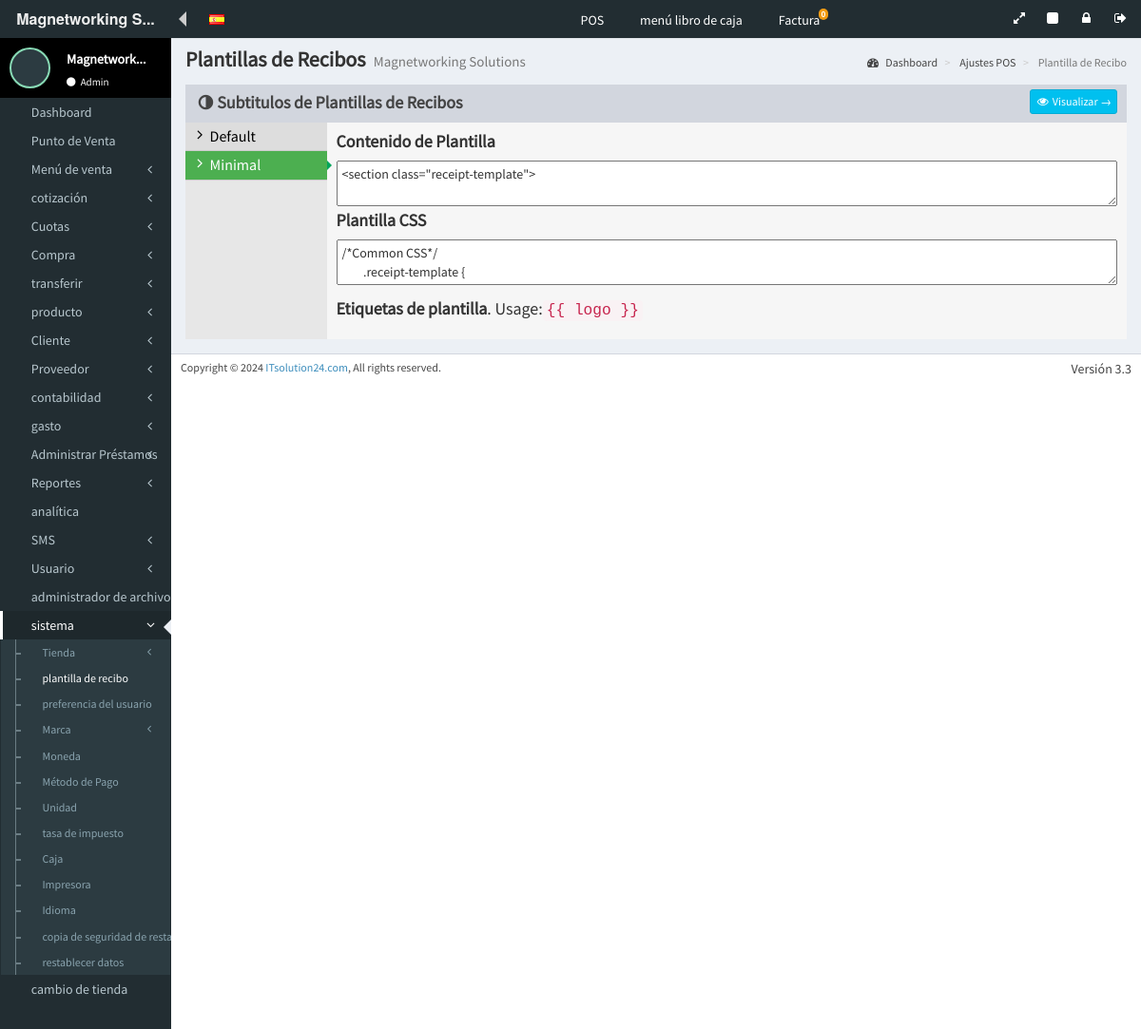
/admin/receipt_template.php?template_id=2 (signed in), run on the app's committed database.
### tables this page shows
CREATE TABLE `stores` (
  `store_id` int(10) NOT NULL,
  `name` varchar(100) NOT NULL,
  `code_name` varchar(55) DEFAULT NULL,
  `mobile` varchar(14) NOT NULL,
  `email` varchar(100) DEFAULT NULL,
  `country` varchar(50) NOT NULL,
  `zip_code` varchar(50) NOT NULL,
  `currency` varchar(100) NOT NULL DEFAULT 'USD',
  `vat_reg_no` varchar(250) DEFAULT NULL,
  `cashier_id` int(10) UNSIGNED NOT NULL,
  `address` longtext DEFAULT NULL,
  `receipt_printer` varchar(100) DEFAULT NULL,
  `cash_drawer_codes` varchar(100) DEFAULT NULL,
  `char_per_line` tinyint(4) NOT NULL DEFAULT 42,
  `remote_printing` tinyint(1) NOT NULL DEFAULT 1,
  `printer` int(11) DEFAULT NULL,
  `order_printers` varchar(100) DEFAULT NULL,
  `auto_print` tinyint(1) NOT NULL DEFAULT 0,
  `local_printers` tinyint(1) DEFAULT NULL,
  `logo` text DEFAULT NULL,
  `favicon` varchar(250) DEFAULT NULL,
  `preference` longtext DEFAULT NULL,
  `sound_effect` tinyint(1) UNSIGNED NOT NULL DEFAULT 1,
  `sort_order` int(10) UNSIGNED NOT NULL DEFAULT 0,
  `feedback_status` varchar(100) NOT NULL DEFAULT 'ready',
  `feedback_at` datetime DEFAULT NULL,
  `deposit_account_id` int(11) DEFAULT NULL,
  `thumbnail` varchar(255) DEFAULT NULL,
  `status` tinyint(1) UNSIGNED NOT NULL DEFAULT 1,
  `created_at` datetime DEFAULT NULL
);

CREATE TABLE `users` (
  `id` int(10) UNSIGNED NOT NULL,
  `group_id` int(11) NOT NULL,
  `username` varchar(100) NOT NULL,
  `email` varchar(100) NOT NULL,
  `mobile` varchar(20) NOT NULL,
  `dob` date DEFAULT NULL,
  `sex` varchar(10) NOT NULL DEFAULT 'M',
  `password` varchar(100) NOT NULL,
  `raw_password` varchar(100) DEFAULT NULL,
  `pass_reset_code` varchar(32) DEFAULT NULL,
  `reset_code_time` datetime DEFAULT NULL,
  `login_try` tinyint(1) UNSIGNED NOT NULL DEFAULT 0,
  `last_login` datetime DEFAULT NULL,
  `ip` varchar(40) DEFAULT NULL,
  `address` text DEFAULT NULL,
  `preference` longtext DEFAULT NULL,
  `user_image` varchar(250) DEFAULT NULL,
  `created_at` datetime DEFAULT NULL,
  `updated_at` timestamp NULL DEFAULT NULL
);

CREATE TABLE `user_group` (
  `group_id` int(11) NOT NULL,
  `name` varchar(64) NOT NULL,
  `slug` varchar(100) NOT NULL,
  `sort_order` int(10) NOT NULL DEFAULT 0,
  `status` tinyint(1) NOT NULL DEFAULT 1,
  `permission` text NOT NULL
);

CREATE TABLE `pos_templates` (
  `template_id` int(10) NOT NULL,
  `template_name` varchar(100) DEFAULT NULL,
  `template_content` longtext NOT NULL,
  `template_css` longtext DEFAULT NULL,
  `created_at` datetime DEFAULT NULL,
  `updated_at` timestamp NULL DEFAULT NULL,
  `created_by` int(10) UNSIGNED NOT NULL
);

CREATE TABLE `settings` (
  `id` int(10) NOT NULL,
  `version` varchar(10) NOT NULL,
  `is_update_available` tinyint(1) NOT NULL DEFAULT 0,
  `update_version` varchar(100) DEFAULT NULL,
  `update_link` text DEFAULT NULL,
  `created_at` datetime DEFAULT NULL,
  `updated_at` timestamp NULL DEFAULT NULL
);

### _inc/template/partials/top.php (the view, shortened to what the rows shown need)
<header class="main-header">
  <a href="dashboard.php" class="logo">
    <span class="logo-lg">
      <b title="<?php echo store('name');?>">
        <?php echo limit_char(store('name'), 20); ?>
      </b>
    </span>
  </a>
        <?php if (get_preference('expiry_yes') && (user_group_id() == 1 || has_permission('access', 'read_expired_product'))) : ?>
          <li class="user user-menu<?php echo current_nav() == 'expired' ? ' active' : null; ?>">
            <a href="expired.php" title="<?php echo trans('text_expired'); ?>">
              <svg class="svg-icon"><use href="#icon-expired-<?php echo $user->getPreference('base_color', 'black'); ?>"></svg>
              <?php if (total_expired() > 0) : ?>
                <span class="label label-warning">
                  <?php echo total_expired(); ?>
                </span>
              <?php endif; ?>
            </a>
          </li>
        <?php endif; ?>
</header>

### admin/left_sidebar.php (shortened to what the rows shown need)
<aside class="main-sidebar">
  <section class="sidebar">
    <div class="user-panel">
        <?php if (get_the_user(user_id(), 'user_image') && ((FILEMANAGERPATH && is_file(FILEMANAGERPATH.get_the_user(user_id(), 'user_image')) && file_exists(FILEMANAGERPATH.get_the_user(user_id(), 'user_image'))) || (is_file(DIR_STORAGE . 'users' . get_the_user(user_id(), 'user_image')) && file_exists(DIR_STORAGE . 'users' . get_the_user(user_id(), 'user_image'))))) : ?>
          <div class="user-thumbnail">
            <a href="user_profile.php?id=<?php echo user_id();?>">
              <img  src="<?php echo FILEMANAGERURL ? FILEMANAGERURL : root_url().'/storage/users'; ?>/<?php echo get_the_user(user_id(), 'user_image'); ?>" style="max-width:100%;max-height:100%;">
            </a>
          </div>
        <?php else : ?>
          <svg class="svg-icon"><use href="#icon-avatar"></svg>
        <?php endif; ?>
      <div class="pull-left info">
        <p class="username" title="<?php echo $user->getUserName(); ?>">
          <?php echo ucfirst(limit_char($user->getUserName(), 15)); ?>
        </p>
        <a href="user_profile.php?id=<?php echo user_id();?>">
          <i class="fa fa-circle user-status-dot"></i>
          <?php echo limit_char($user->getRole(), 14); ?>
        </a>
      </div>
    </div>
      <?php if (user_group_id() == 1 || has_permission('access', 'read_product')) : ?>
            <?php if (get_preference('expiry_yes') && (user_group_id() == 1 || has_permission('access', 'read_expired_product'))): ?>
              <li class="<?php echo current_nav() == 'expired' ? ' active' : null; ?>">
                <a href="expired.php">
                  <svg class="svg-icon"><use href="#icon-expired"></svg>
                  <?php echo trans('menu_expired'); ?>
                  <?php if (total_expired() > 0) : ?>
                    <span class="label label-warning bg-yellow">
                      <?php echo total_expired(); ?>
                    </span>
                  <?php endif; ?>
                </a>
              </li>
            <?php endif; ?>
      <?php endif; ?>
      <?php if (user_group_id() == 1 || has_permission('access', 'read_store') || has_permission('access', 'receipt_template') || has_permission('access', 'read_user_preference') || has_permission('access', 'read_unit') || has_permission('access', 'read_taxrate') || has_permission('access', 'read_pmethod') || has_permission('access', 'read_currency') || has_permission('access', 'read_brand') || has_permission('access', 'read_box') || has_permission('access', 'read_printer') || has_permission('access', 'sms_setting') || has_permission('access', 'backup') || has_permission('access', 'language_translation')) : ?>
            <?php if (user_group_id() == 1 || has_permission('access', 'receipt_template')) : ?>
                <a href="receipt_template.php?template_id=<?php echo get_preference('receipt_template') ? get_preference('receipt_template') : 1;?>">
                </a>
            <?php endif; ?>
      <?php endif; ?>
  </section>
</aside>

### admin/receipt_template.php (shortened to what the rows shown need)
<?php
include '../_init.php';
$template_id = isset($request->get['template_id']) ? $request->get['template_id'] : 1;
include ("header.php");
include ("left_sidebar.php");
?>
<div class="content-wrapper" ng-controller="StoreActionController">
	<section class="content-header">
		<h1>
			<?php echo trans('text_receipt_tempalte_title'); ?>
			<small>
				<?php echo store('name'); ?>
			</small>
		</h1>
	</section>
	<section class="content">
		<article class="app-layout">
			<div class="app-container">
				<div class="app-row">
					<header class="app-header bg-gray">
						<h2 class="app-title"><i class="fa fa-fw fa-adjust"></i><?php echo trans('text_receipt_tempalte_sub_title');?></h2>
					</header>
					<aside class="app-col app-sidebar">
						<?php
						foreach (get_postemplates() as $template): ?>
							<a class="sidebar-item <?php echo $template_id == $template['template_id'] ? 'active' : null;?>" href="receipt_template.php?template_id=<?php echo $template['template_id'];?>">
								<i class="icon fa fa-fw fa-angle-right"></i>
								<span class="text"><?php echo $template['template_name'];?></span>
							</a>
						<?php endforeach ?>
					</aside>
					<main class="app-col app-content">
						<h2 class="title"><b><?php echo trans('text_tempalte_content_title');?></b></h2>
						<h2 class="title"><b><?php echo trans('text_tempalte_css_title');?></b></h2>
					</main>
				</div>
			</div>
		</article>
	</section>
</div>
<?php include ("footer.php"); ?>

### admin/footer.php (shortened to what the rows shown need)
    <footer class="main-footer">
    	<div class="pull-right hidden-xs">
            <?php echo trans('text_version'); ?>
            <?php echo settings('version'); ?>
    	</div>
    	<div class="copyright">Copyright © <?php echo date('Y'); ?> <a href="http://itsolution24.com">ITsolution24.com</a>, All rights reserved.</div>
    </footer>
</div>
</body>
</html>

### data on the page
stores: name "Magnetworking S...", name "Magnetworking Solutions"
users: username "Magnetwork...", group.name "Admin"
pos_templates: template_name "Default"
pos_templates: template_name "Minimal"
settings: version "3.3"

### other printed values
trans('menu_pos') "POS"
trans('menu_cashbook') "menú libro de caja"
trans('menu_invoice') "Factura"
total_invoice_today() "0"
trans('menu_dashboard') "Dashboard"
trans('menu_point_of_sell') "Punto de Venta"
trans('menu_sell') "Menú de venta"
trans('menu_quotation') "cotización"
trans('menu_installment') "Cuotas"
trans('menu_purchase') "Compra"
trans('menu_transfer') "transferir"
trans('menu_product') "producto"
trans('menu_customer') "Cliente"
trans('menu_supplier') "Proveedor"
trans('menu_accounting') "contabilidad"
